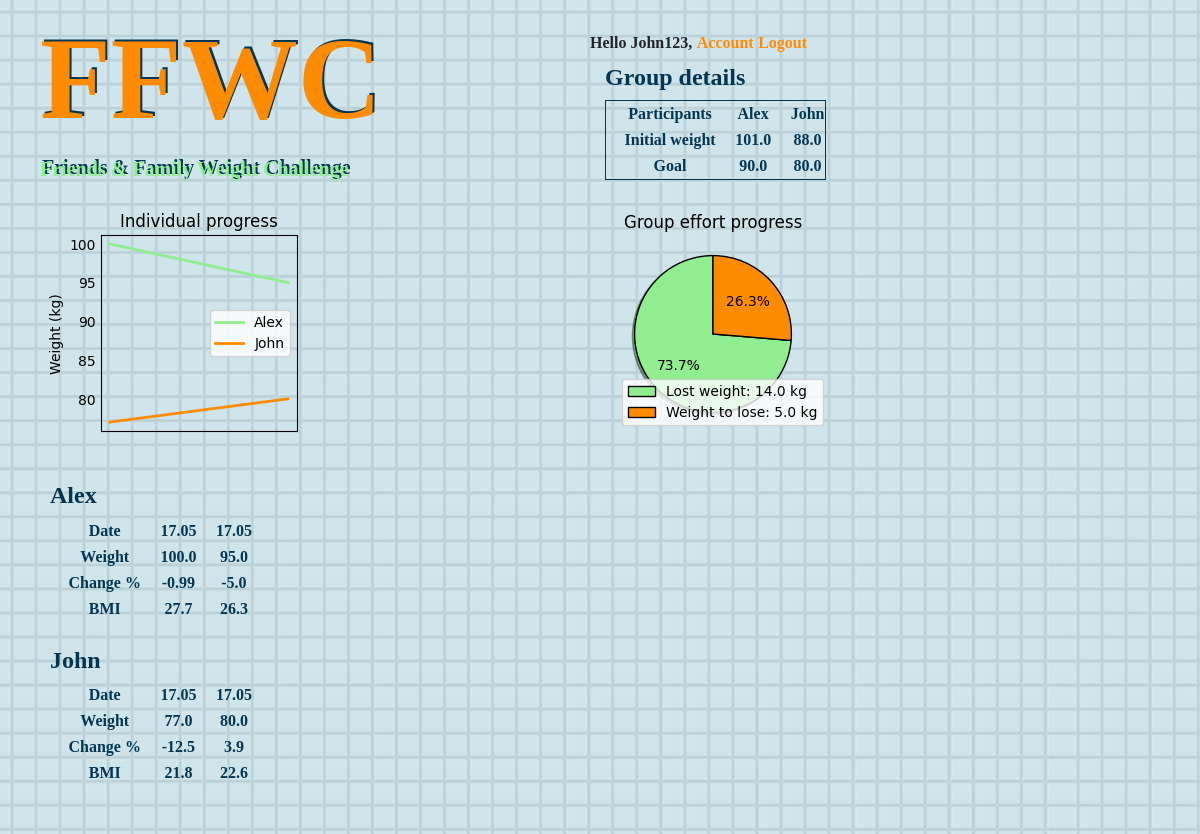
The page / (signed in) on the database its author committed.
### ffwc_app/models.py (models this page shows, shortened)
class User_Data(models.Model):
    user = models.ForeignKey(
                    User, on_delete=models.CASCADE, null=True, blank=True)
    name = models.CharField(max_length=20)
    weight = models.FloatField(validators=[MinValueValidator(0.0)], )
    goal_weight = models.FloatField(validators=[MinValueValidator(0.0)], )
    height = models.FloatField(validators=[MinValueValidator(0.0)], )
    created = models.DateTimeField(auto_now_add=True)
    class Meta:
        ordering = ['created']

class Weight_Update(models.Model):
    user = models.ForeignKey(User_Data, on_delete=models.CASCADE,
                                                        null=True, blank=True)
    weight_update = models.FloatField(
                                validators=[MinValueValidator(0.0)], default=0)
    created = models.DateTimeField(auto_now_add=True)
    class Meta:
        ordering = ['created']

### ffwc_app/views.py (the view)
# urls.py: path('', Group.as_view(), name='group'),
class Group(ListView, LoginRequiredMixin):
    model = User_Data
    context_object_name = 'user_data'
    template_name = 'ffwc_app/group.html'
    def get_context_data(self, **kwargs):
        context = super().get_context_data(**kwargs)
        context['weight_update'] = Weight_Update.objects.all().order_by('user')
        weight_context = data_extractor(context, User_Data, Weight_Update)
        graph_chart = create_graph(weight_context[0])
        pie_chart = create_pie_chart(weight_context[1],
                                    weight_context[2], weight_context[3])
        context['weight_context'] = weight_context[0]
        return context

### ffwc_app/utils/auxiliary_functions.py (called while the page is built)
def percentage_diff(new_value: float, old_value: float) -> float:
    try:
        diff = round(((new_value - old_value) / old_value) * 100, 2)
        return diff
    except ZeroDivisionError:
        return 0

def bmi_calc(weight: float, height: float) -> float:
    try:
        bmi = round(weight / (height/100)**2, 1)
    except ZeroDivisionError:
        bmi = 0
    return bmi

### ffwc_app/utils/plotmaker.py (called while the page is built)
def create_pie_chart(weight, initial_weight, goal_weight):
    lost_weight = initial_weight - weight
    lose_weight_diff = initial_weight - goal_weight
    left_to_lose = lose_weight_diff - lost_weight
    left_to_lose = left_to_lose if left_to_lose >= 0 else 0
    lables = [f'Lost weight: {lost_weight} kg',
                                        f'Weight to lose: {left_to_lose} kg']
    plt.pie([lost_weight, left_to_lose],
            colors=colors, shadow=True,
            wedgeprops={'edgecolor': 'black'},
            startangle=90, autopct='%1.1f%%')
    plt.title('Group effort progress')
    plt.grid(False)
    plt.legend(labels=lables)
    path = os.getcwd()
    file = '/ffwc_app/static/base/plots/pie_chart.png'
    file_path = path + file
    plt.savefig(file_path, bbox_inches='tight', transparent=True)
    plt.close('all')

### ffwc_app/templates/ffwc_app/group.html (shortened to what this page needs)
{% extends 'ffwc_app/base.html' %}
{% block content %}
    <div class="row">
      <div class="column">
        <h4 style="color: darkorange; font-size: 116px; text-shadow: 2px -2px #043551;">FFWC</h4>
        <h4 style="color: lightgreen; font-size: 20px; text-shadow: 2px -2px #043551;">Friends & Family Weight Challenge</h4>
        <br>
        <div style="margin-top: -10px">
          <img src="/static/base/plots/graph_chart.png" alt="">
        </div>
      </div>
      <div class="column" style="float: right">
        <div class="row" style="padding-top: 20px; text-align: left;">
          <div style="padding-bottom: 18px">
            {% if request.user.is_authenticated %}
            <a>Hello {{ request.user|title }},</a>
            <a href="{% url 'account' %}">Account</a>
            <a href="{% url 'logout' %}">Logout</a>
          {% else %}
            <a href="{% url 'login' %}">Login</a>
          {% endif %}
          </div>
        </div>
        <br>
        <h4 style="margin-top: -34px">Group details</h4>
        <table style="border: 1px solid;">
          <tr>
          <th>Participants</th>
          {% for data in user_data %}
            <td>{{ data.name }}</td>
          {% endfor %}
          </tr>
          <tr>
          <th>Initial weight</th>
            {% for data in user_data %}
            <td>{{ data.weight }}</td>
            {% endfor %}
          </tr>
          <tr>
          <th>Goal</th>
            {% for data in user_data %}
            <td>{{ data.goal_weight }}</td>
            {% endfor %}
          </tr>
        </table>
        <br>
        <img src="/static/base/plots/pie_chart.png" alt="">
      </div>
      <div class="column">
      </div>
      <div class="column">
      </div>
    </div>
    {% for user, data in weight_context.items %}
      <table>
        <h4>{{ user }}</h4>
        {% for k, record in data.items %}
          <tr>
            <th>{{ k }}</th>
            {% for u in record %}
              {% if k == 'Date'  %}
                <td>{{ u|date:"d.m" }}</td>
              {% else %}
                <td>{{ u }}</td>
              {% endif %}
            {% endfor %}
          {% endfor %}
        </tr>
      </table>
    <br>
    {% endfor %}
    <br>
{% endblock %}

### ffwc_app/static/base/main.css (style rules this page uses)
html { background-image: url("background.jpeg"); background-repeat: repeat; }
p, h1, h2, h3, h4, h5, h6 { color: #043551; font-family: Cursive, Brush Script MT !important; font-weight: bold; }
table, th, td, tr { text-align: center; padding-left: 18.5px; color: #043551; font-family: Cursive, Brush Script MT !important; font-weight: bold; }
a { color: darkorange; font-family: Cursive, Brush Script MT !important; font-weight: bold; }
.column { float: center; width: 50%; padding: 5px; }
.row::after { content: ""; clear: both; display: table; }

### rows shown on the page
User_Data: name "Alex", weight "101.0", goal_weight "90.0", weight_context "Alex"
User_Data: name "John", weight "88.0", goal_weight "80.0", weight_context "John"
Weight_Update: record "17.05", record "100.0"
Weight_Update: record "17.05", record "95.0"
Weight_Update: record "17.05", record "77.0"
Weight_Update: record "17.05", record "80.0"

### other values the page prints
{{ request.user|title }} "John123"
{{ k }} "Date" "Weight" "Change %" "BMI" "Date" "Weight" "Change %" "BMI"
{{ u }} "-0.99" "-5.0" "27.7" "26.3" "-12.5" "3.9" "21.8" "22.6"
